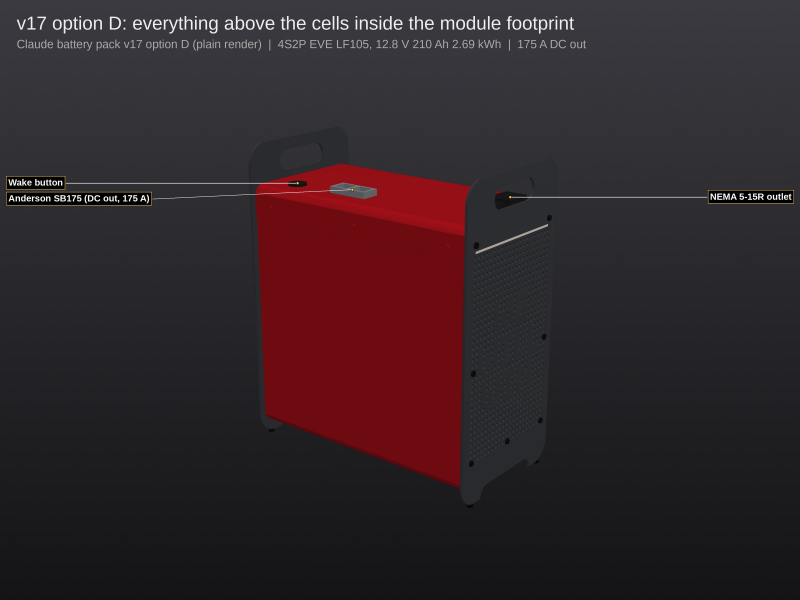
#> input picture versions/v17-option-d/renders/v17p_01_hero.jpg, 2400 x 1800 px, given in place of v17p_01_hero.png, which was not available (shown at 1/3 size)
$ python render_tower17_plain.py
#> lines starting #> are read from the running program, lines starting #| are printed output that depends on the picture
"""FAST render of Claude battery pack v17 (option D), plain v1-v11 style. Reads cad/out_tower17/stl (run_tower17.py).
Run: xvfb-run -a ~/.venvs/cad/bin/python cad/render_tower17_plain.py [all|hero rear top strip section harness]
Writes JPGs to versions/v17-option-d/renders/v17p_*.jpg. Label placement and shot() from render_tower15_plain.py."""
import os, glob, sys
os.environ.setdefault("DISPLAY", ":99")
import pyvista as pv

D = os.path.dirname(os.path.abspath(__file__))
_V = os.environ.get("V17_FACET", "")
OUT = os.path.join(D, "out_tower17" + (("_" + _V) if _V else ""))
IMG = os.path.join(OUT, "img"); os.makedirs(IMG, exist_ok=True)
JPG = os.path.join(D, "..", "versions", "v17-option-d", "renders"); os.makedirs(JPG, exist_ok=True)
RED, GRAPH = "#B0121C", "#3E4045"
BRASS, STEEL, CU, POS, NEG, G10, NYLON, BLK = "#C9A94A", "#C9CCD1", "#C8693A", "#D8452F", "#19B5C4", "#C9C46A", "#E8E4D8", "#1C1C1E"
MAT = {
    "body_half": (RED, 0.7, 1), "lid": (RED, 0.7, 1), "plate": (GRAPH, 0.35, 1), "screws": ("#121214", 0.6, 1), "screws_lid": (RED, 0.6, 1),
    "screws_term": (STEEL, 0.6, 1), "screws_tap": (STEEL, 0.6, 1), "feet": ("#0C0C0E", 0.1, 1), "pem": ("#B0B4BA", 0.6, 1),
    "ledboard": ("#1F6B2A", 0.2, 1), "pipe": ("#F3ECDD", 0.3, 1), "diffuser": ("#F4F1EA", 0.2, 0.85), "antenna": (BRASS, 0.4, 1),
    "panel_standoffs": (BRASS, 0.5, 1), "panel_spacers": (NYLON, 0.2, 1), "cell_": ("#2B6FC4", 0.3, 1), "g10": (G10, 0.2, 1),
    "module_endplates": ("#9EA3AA", 0.5, 1), "rods": (STEEL, 0.7, 1), "rodnuts": (STEEL, 0.7, 1), "tnuts": (STEEL, 0.6, 1), "so_": (BRASS, 0.5, 1),
    "bus_": (CU, 0.5, 1), "bus_pack_pos": (POS, 0.5, 1), "bus_mod_pos": (POS, 0.5, 1), "bus_mod_in": (POS, 0.5, 1), "strap_main": ("#F06A3A", 0.5, 1),
    "bus_pack_neg": (NEG, 0.5, 1), "bus_mod_neg": (NEG, 0.5, 1), "flex": ("#E0A035", 0.2, 1),
    "deck1": ("#BDB55E", 0.2, 1), "deck2": ("#D2CC7E", 0.2, 1), "posts_d2": (NYLON, 0.2, 1), "bay_standoffs": (NYLON, 0.2, 1),
    "bridge_posts": (NYLON, 0.2, 1), "bms_standoffs": (BRASS, 0.5, 1), "charger": ("#8C9096", 0.4, 1), "inverter": ("#6E7278", 0.4, 1),
    "fan_spacer": ("#9EA3AA", 0.4, 1), "fan_4020": ("#232325", 0.3, 1), "nuts_fan": (STEEL, 0.5, 1), "term_": (STEEL, 0.5, 1),
    "relay_body": ("#2A2A2E", 0.4, 1), "relay_bracket": (STEEL, 0.5, 1), "relay_tab": (BRASS, 0.5, 1),
    "bms_pcb": ("#1E5631", 0.2, 1), "bms_": ("#111113", 0.3, 1), "panel_": (BLK, 0.3, 1),
    "shunt_bar": ("#B87333", 0.5, 1), "shunt_pcb": ("#1E5631", 0.2, 1), "sb175_housing": ("#8A8D93", 0.3, 1), "sb175_contact": (STEEL, 0.6, 1),
    "contactor": ("#232325", 0.35, 1), "bs2151_body": ("#C4322B", 0.3, 1), "bs5191_body": ("#C4322B", 0.3, 1), "bs2151_fuse": ("#ECE7DA", 0.2, 0.9),
    "bs5191_fuse": ("#ECE7DA", 0.2, 0.9), "bs2151_": (CU, 0.5, 1), "bs5191_": (CU, 0.5, 1), "bolt_": (STEEL, 0.6, 1), "nut": (STEEL, 0.6, 1),
    "hw_": (STEEL, 0.6, 1), "lug_pos": (POS, 0.6, 1), "lug_neg": (NEG, 0.6, 1), "ring_pos": (POS, 0.6, 1), "ring_neg": (NEG, 0.6, 1),
    "ring_chassis": ("#3AA655", 0.4, 1), "pe_ring": ("#3AA655", 0.4, 1), "pe_": (STEEL, 0.5, 1), "imd_": (STEEL, 0.5, 1),
    "plug_": ("#2E2E33", 0.3, 1), "plug_pp45_pos": ("#C0282E", 0.3, 1), "plug_j": ("#E8E4D8", 0.2, 1), "fuseholder": ("#3B3B40", 0.3, 1),
    "ntc": ("#111113", 0.3, 1),
    "w_p1": ("#D0222A", 0.3, 1), "w_p3": ("#D0222A", 0.3, 1), "w_p2": ("#151517", 0.3, 1), "w_p4": ("#151517", 0.3, 1),
    "w_a1": ("#EDEDED", 0.3, 1), "w_a2": ("#EDEDED", 0.3, 1), "w_a3": ("#3AA655", 0.3, 1), "w_pe": ("#3AA655", 0.3, 1), "w_h2b": ("#7AC943", 0.3, 1),
    "w_h2_bplus": ("#E04848", 0.3, 1), "w_h2_load": ("#F08030", 0.3, 1), "w_h2_gnd": ("#2A2A2A", 0.3, 1), "w_ring": ("#555555", 0.3, 1),
    "w_h1": ("#2FA84F", 0.3, 1), "w_shunt": ("#8855CC", 0.3, 1), "w_h3": ("#E8C22E", 0.3, 1), "w_h5": ("#E8C22E", 0.3, 1),
    "w_h4": ("#2A6FD0", 0.3, 1), "w_h6": ("#9B59B6", 0.3, 1), "w_h7": ("#00B8D4", 0.3, 1),
}
LABELS = [
    ("sb175_housing", "Anderson SB175 (DC out, 175 A)"),
    ("panel_inlet", "IEC C14 AC inlet"), ("panel_outlet", "NEMA 5-15R outlet"), ("panel_pushbutton", "Wake button"),
    ("contactor", "Gigavac GV141BAX (inverted)"), ("bs5191_fuse_0_body", "MRBF 250 A main (5191)"), ("bs2151_fuse_0_body", "MRBF 30 A (charger)"),
    ("bs2151_fuse_1_body", "MRBF 50 A (inverter)"), ("strap_main", "Z-strap = service disconnect"), ("shunt_bar", "Tesla shunt"),
    ("charger_npb360", "MEAN WELL NPB-360-12TB"), ("inverter_nts400p", "MEAN WELL NTS-400P-112"), ("fan_4020", "40 mm fan (intake)"),
    ("relay_body", "Charger relay (TE F4)"), ("bms_pcb", "BMS board 95 x 55"), ("g10_bms_bridge", "G10 BMS bridge"), ("deck2", "Deck 2 (G10)"),
    ("deck1", "Deck 1 (G10)"), ("g10_bay", "G10 bay plate"), ("bus_mod_pos", "+ rail"), ("bus_mod_neg", "- rail"), ("bus_pack_pos", "Pack + riser"),
    ("bus_pack_neg", "Pack - riser"), ("bus_B", "Series busbars"), ("cell_4", "EVE LF105 cells (4S2P)"), ("ledboard", "LED board (front)"),
    ("module_endplates", "Module end plate"), ("fuseholder_bplus", "B+ 5 A inline fuse"), ("fuseholder_load", "LOAD+ 2 A inline fuse"),
    ("w_p3", "Inverter DC"), ("w_p1b", "Charger + (via relay)"), ("w_a1", "AC in (mains)"), ("w_h3_coil", "GV14 coil leads"),
    ("w_h1", "Shunt harness"), ("w_h4_led", "LED link"), ("w_h7", "Antenna coax"), ("w_a3_pe_in", "PE bond"),
]

def mat(n):
    k = max((k for k in MAT if n.startswith(k)), key=len, default=None)
    return MAT.get(k, ("#888888", 0.2, 1))

# [73 lines left out: function place_labels, not called in this run]

def load(folder="stl"):
    return {os.path.basename(f)[:-4]: pv.read(f) for f in glob.glob(os.path.join(OUT, folder, "*.stl"))}

def shot(fname, title, meshes, hide=(), explode=None, view=(1.0, -1.15, 0.62), size=(1920, 1440), zoom=1.0, clip=None,
         focal=(-10, 0, 165), dist=750, edges=True, labels=True):
#> (the call stopped at in shot, `p = pv.Plotter(off_screen=True, window_size=size)`: pyvista is not available in this run)
    p = pv.Plotter(off_screen=True, window_size=size)
    p.set_background("#141416", top="#3A3A40")
    p.enable_anti_aliasing("ssaa")
    for n, m in meshes.items():
        if any(n.startswith(h) for h in hide):
            continue
        if explode:
            off = next((v for k, v in sorted(explode.items(), key=lambda kv: -len(kv[0])) if n.startswith(k)), None)
            if off:
                m = m.translate(off, inplace=False)
        if clip is not None and n.startswith(clip[2]):
            m = m.clip(normal=clip[0], origin=clip[1], invert=True)
            if m.n_points == 0:
                continue
        col, spec, op = mat(n)
        p.add_mesh(m, color=col, opacity=op, smooth_shading=True, split_sharp_edges=True, specular=spec, specular_power=40,
                   ambient=0.18, diffuse=0.85)
        if edges and n.startswith(("plate", "body_half", "lid", "deck")):
            p.add_mesh(m.extract_feature_edges(25, boundary_edges=False, non_manifold_edges=False), color="#0A0A0B", line_width=1.0, opacity=0.7)
    v = view
    p.camera.position = (focal[0] + v[0] * dist, focal[1] + v[1] * dist, focal[2] + v[2] * dist)
    p.camera.focal_point = focal
    p.camera.up = (0, 0, 1)
    p.camera.zoom(zoom)
    f = os.path.join(IMG, fname)
    p.show(auto_close=False)
    anchors = []
    if labels:
        import numpy as np
        depth = p.get_image_depth(fill_value=np.inf)          # (H, W) camera distance, row 0 = top
        cam = np.array(p.camera.position); fp = np.array(p.camera.focal_point)
        vdir = (fp - cam) / np.linalg.norm(fp - cam)
        ren = p.renderer
        shown = {n: m for n, m in meshes.items() if not any(n.startswith(h) for h in hide)}
        for key, text in LABELS:
            if labels is not True and not any(key.startswith(k) for k in labels):
                continue
            parts = [m for n, m in shown.items() if n.startswith(key)]
            if not parts:
                continue
            m = parts[0] if len(parts) == 1 else parts[0].merge(parts[1:])
            if clip is not None:
                m = m.clip(normal=clip[0], origin=clip[1], invert=True)
                if m.n_points == 0:
                    continue
            m = m.triangulate()
            pts = None
            if pts is None:
                # area-weighted surface samples
                cs = m.compute_cell_sizes(length=False, volume=False)
                a = cs["Area"]; tri = m.faces.reshape(-1, 4)[:, 1:]
                rng = np.random.default_rng(0)
                idx = rng.choice(len(tri), size=4000, p=a / a.sum())
                u, v = rng.random(4000), rng.random(4000)
                flip = u + v > 1; u[flip], v[flip] = 1 - u[flip], 1 - v[flip]
                P = m.points
                pts = P[tri[idx, 0]] + u[:, None] * (P[tri[idx, 1]] - P[tri[idx, 0]]) + v[:, None] * (P[tri[idx, 2]] - P[tri[idx, 0]])
            vis = []
            for q in pts:
                ren.SetWorldPoint(*q, 1.0); ren.WorldToDisplay()
                x, y, _ = ren.GetDisplayPoint()
                col, row = int(round(x)), int(round(size[1] - 1 - y))
                if not (0 <= col < size[0] and 0 <= row < size[1]):
                    continue
                dz = abs(depth[row, col]); dq = float(np.dot(q - cam, vdir))
                if np.isfinite(dz) and dq <= dz + 2.0:        # this sample is the front surface at that pixel
                    vis.append((x, y))
            if len(vis) < 0.08 * len(pts) or len(vis) < 150:   # less than 8 % of its surface in view: no label
                continue
            vis = np.array(vis); c = vis.mean(0)
            x, y = vis[np.argmin(((vis - c) ** 2).sum(1))]     # visible sample nearest the visible centroid
            anchors.append((text, 2 * x, 2 * (size[1] - y)))
    p.screenshot(f, scale=2)
    p.close()
    from PIL import Image, ImageDraw, ImageFont
    im = Image.open(f); d = ImageDraw.Draw(im)
    try:
        f1 = ImageFont.truetype("/usr/share/fonts/truetype/liberation/LiberationSans-Regular.ttf", 90); f2 = ImageFont.truetype("/usr/share/fonts/truetype/liberation/LiberationSans-Regular.ttf", 56)
    except Exception:
        f1 = f2 = ImageFont.load_default()
    d.text((80, 60), title, fill="#EEEEEE", font=f1)
    if anchors:
        place_labels(im, d, anchors)
    d.text((80, 180), "Claude battery pack v17 option D (plain render)  |  4S2P EVE LF105, 12.8 V 210 Ah 2.69 kWh  |  175 A DC out", fill="#AAAAAA", font=f2)
    im.save(f)

LIDOFF = ("lid", "screws_lid", "pem_body_lid", "pem_lid_panel", "screws_panel", "panel_inlet", "panel_outlet", "panel_pushbutton")
FRONT = ("plate_front", "screws_front", "diffuser", "pipe", "screws_panelmount", "antenna", "ledboard", "panel_", "pe_", "w_pe", "plug_led", "screws_pe")
BAY = ("g10_bay", "bay_standoffs", "shunt", "sb175", "g10_sb", "contactor", "bs2151", "bs5191", "bus_", "strap_main", "bolt_", "nut", "hw_",
       "lug_", "ring_pos", "ring_neg", "screws_bay", "screws_sb")

def jpg(name):
#> called with name = 'v17p_01_hero.png'
    from PIL import Image
    Image.open(os.path.join(IMG, name)).convert("RGB").resize((2400, 1800)).save(os.path.join(JPG, name.replace(".png", (f"_facet{_V}" if _V else "") + ".jpg")), quality=88)

if __name__ == "__main__":
    M = load()
    which = sys.argv[1:] or ["all"]
    def want(k):
        return "all" in which or k in which
    if want("hero"):
        shot("v17p_01_hero.png", "v17 option D: everything above the cells inside the module footprint", M, view=(1.0, -1.25, 0.55),
             focal=(5, 0, 190), dist=860, labels=("sb175", "panel_", "lid"))
        jpg("v17p_01_hero.png")
    if want("rear"):
        shot("v17p_02_rear.png", "Rear: full hole grid; the 40 mm fan draws through the holes in front of it", M, view=(-1.0, -0.45, 0.28),
             focal=(-10, 0, 190), dist=860, labels=("sb175", "panel_"))
#> (the call stopped at in shot, `p = pv.Plotter(off_screen=True, window_size=size)`: pyvista is not available in this run)
        jpg("v17p_02_rear.png")
#> call 2 of jpg, with name = 'v17p_02_rear.png'
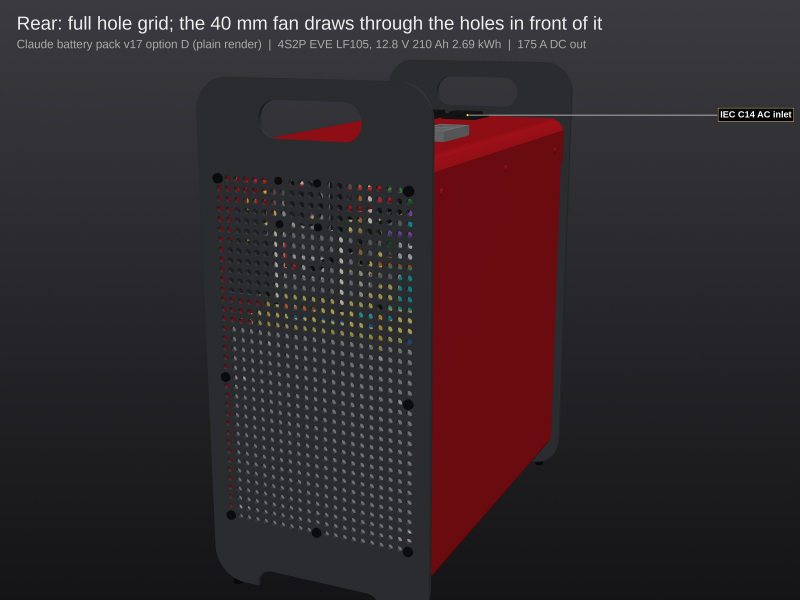
#> input picture versions/v17-option-d/renders/v17p_02_rear.jpg, 2400 x 1800 px, given in place of v17p_02_rear.png, which was not available (shown at 1/3 size)
    if want("top"):
        shot("v17p_03_lid_off_top.png", "Lid off, from above: power strip on -y, BMS over the inverter", M, hide=LIDOFF,
             view=(0.0, -0.001, 1.0), focal=(3, 0, 270), dist=720, edges=False,
             labels=("sb175", "contactor", "bs5191_fuse", "bs2151_fuse", "strap_main", "shunt_bar", "inverter", "bms_pcb", "relay_body",
                     "fan_4020", "fuseholder", "ledboard", "w_a1", "w_p3", "w_p1b"))
#> (the call stopped at in shot, `p = pv.Plotter(off_screen=True, window_size=size)`: pyvista is not available in this run)
        jpg("v17p_03_lid_off_top.png")
#> call 3 of jpg, with name = 'v17p_03_lid_off_top.png'
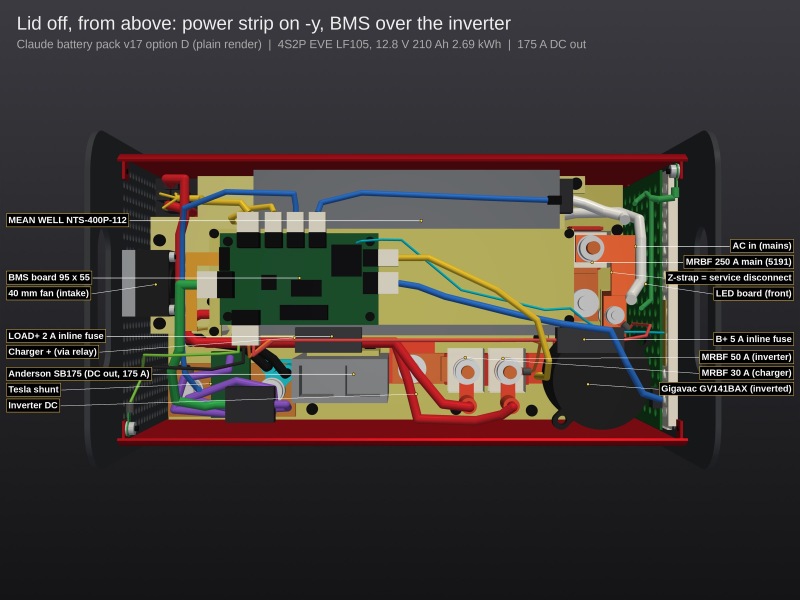
#> input picture versions/v17-option-d/renders/v17p_03_lid_off_top.jpg, 2400 x 1800 px, given in place of v17p_03_lid_off_top.png, which was not available (shown at 1/3 size)
    if want("strip"):
        shot("v17p_04_power_strip.png", "Power strip: shunt (rear) - SB175 - 2151 - GV14 - 5191 + Z-strap (front)", M,
             hide=LIDOFF + FRONT + ("body_half_A", "w_a", "plug_c13"), view=(0.25, -1.0, 0.85), focal=(10, -35, 268), dist=470,
             labels=("sb175", "contactor", "bs5191_fuse", "bs2151_fuse", "strap_main", "shunt_bar", "bus_mod_pos", "bus_mod_neg",
                     "bus_pack_neg", "fuseholder", "g10_bay"))
#> (the call stopped at in shot, `p = pv.Plotter(off_screen=True, window_size=size)`: pyvista is not available in this run)
        jpg("v17p_04_power_strip.png")
#> call 4 of jpg, with name = 'v17p_04_power_strip.png'
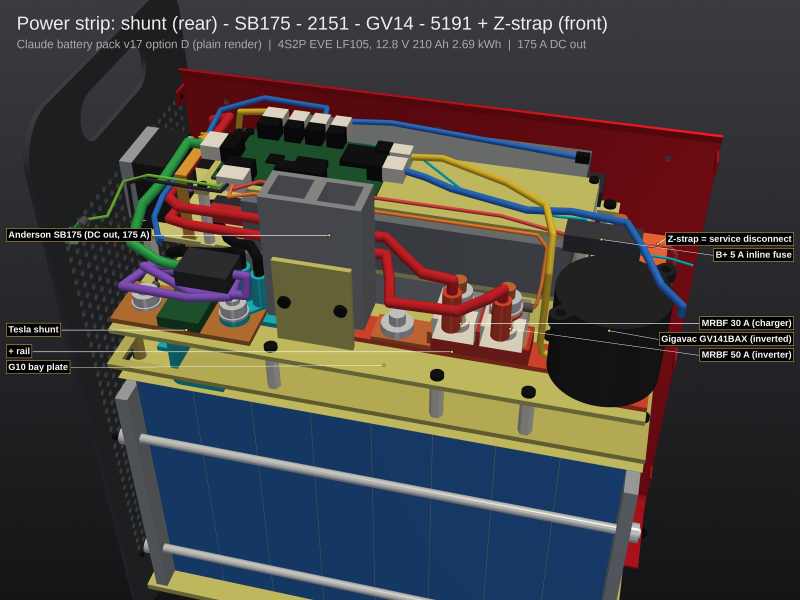
#> input picture versions/v17-option-d/renders/v17p_04_power_strip.jpg, 2400 x 1800 px, given in place of v17p_04_power_strip.png, which was not available (shown at 1/3 size)
    if want("section"):
        shot("v17p_05_section.png", "Section at y = 10: cells, deck 1 charger, deck 2 inverter + fan, BMS under the lid", M,
             view=(0.02, -1.0, 0.03), clip=((0, -1, 0), (0, 10.0, 0), ""), focal=(3, 0, 185), dist=820,
             labels=("cell_4", "charger_npb360", "inverter_nts400p", "fan_4020", "bms_pcb", "g10_bms", "deck1", "deck2", "module_endplates",
                     "ledboard", "panel_inlet", "bus_B"))
#> (the call stopped at in shot, `p = pv.Plotter(off_screen=True, window_size=size)`: pyvista is not available in this run)
#> (the run stopped early here; a loop or call above may not have finished)
